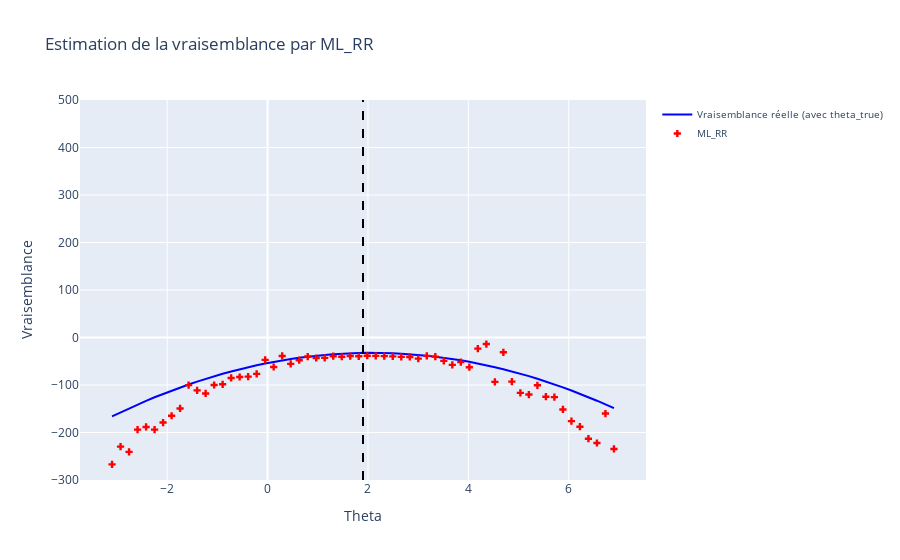

Here is the notebook cell this chart was saved with:
### Code cell
Code.plot_likelihood(r, x, noised_A, noised_b, theta_true, n_simulations, k_IWAE, 'ML_RR')
